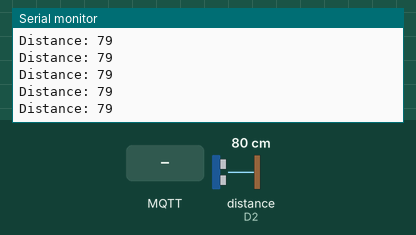
Bench run of a sketch on a simulated ESP8266 (NodeMCU). Parts: the last lines printed to the serial monitor. Wiring (inferred from the names in the program): ultrasonic range finder: trigger D5; echo D2. The test bench sets the inputs (shaded band); at power-on: distance to the obstacle (sensor on D2) 80 cm. The echo pulse lasts 58.3 µs per cm; WiFi joins after 1.5 s; servers stay silent unless stated; no MQTT or app messages arrive unless stated.

Above: at 2.7 s.
2.8 s: MQTT message "1" arrives on the first subscribed topic
At 2.83 s:
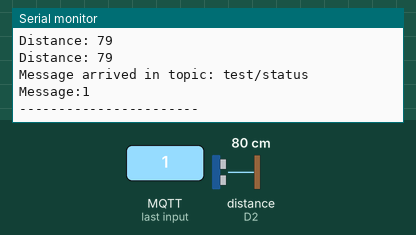
4.3 s: MQTT message "on" arrives on the first subscribed topic
5.8 s: MQTT message "off" arrives on the first subscribed topic
At 5.89 s:
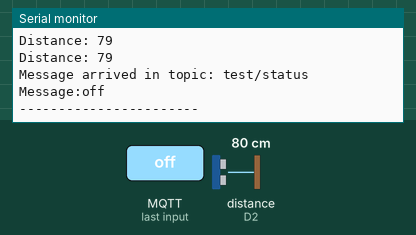
7.3 s: distance to the obstacle (sensor on D2) set to 2 cm
At 7.36 s:
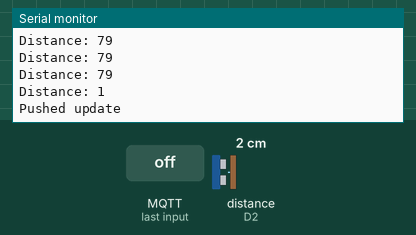
8.8 s: distance to the obstacle (sensor on D2) set to 4 cm
At 8.87 s:
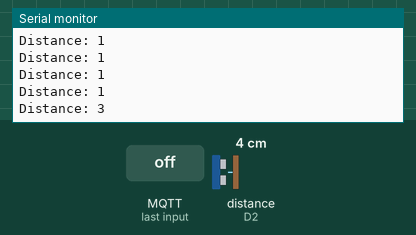
Timing chart, 0 to 11.3 s (numbered marks = the images above; inputs shaded):
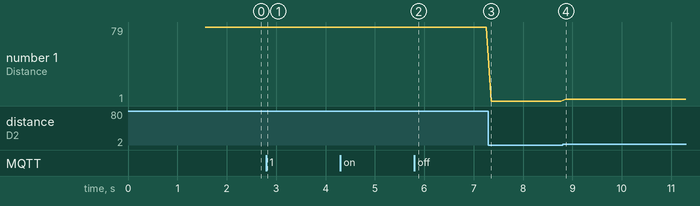

The sketch:

sonic.ino
```cpp
//Implementing the sonic with MQTT

/*References:
 * Sonic: https://howtomechatronics.com/tutorials/arduino/ultrasonic-sensor-hc-sr04/

*/

#include <ESP8266WiFi.h>
#include <WiFiClient.h>
#include <PubSubClient.h> //allows connection to MQTT broker

//WiFi
const char* ssid = "IOTCC"; //WiFi Name
const char* password = "IOTCC515"; //WiFi Password

//MQTT
const char* mqtt_server = "192.168.3.1"; //Raspberry Pi's (MQTT Broker) IP
const int mqttPort = 1883; //default port

//Not sure if useful or not
const char* Status = "0"; // This is the state we are going to set for the client to read via HTML

WiFiClient espClient;
PubSubClient client(espClient);

//variables for Sonic

  // defines pins numbers
  const int trigPin = D5;
  const int echoPin = D2;
  // defines variables
  long duration;
  int distance;

//int Status = 0; // This is the LED status we are going to send to the "distance" channel

void callback(char* topic, byte* payload, unsigned int length) { //Watch MQTT messages

  Serial.print("Message arrived in topic: "); //Which channel
  Serial.println(topic);

  Serial.print("Message:"); //prints the message from the channel
  for (int i = 0; i < length; i++) {
    Serial.print((char)payload[i]);
  }

  Serial.println();
  Serial.println("-----------------------"); //Seperates the messages

}


void setup()
{
  //Sonic
  pinMode(trigPin, OUTPUT); // Sets the trigPin as an Output
  pinMode(echoPin, INPUT); // Sets the echoPin as an Input

  //Make a connection to WiFi
  Serial.begin(115200);    // to use tools->serial monitor
  WiFi.begin(ssid, password); //connect to WiFi

  // Wait for connection
  while (WiFi.status() != WL_CONNECTED)
  {
    delay(500); //0.5 second wait
    Serial.print(".");
  }

  //Show connection details
  Serial.println("");
  Serial.print("Connected to ");
  Serial.println(ssid);
  Serial.print("IP address: ");
  Serial.println(WiFi.localIP());

  //MQTT Connection/Action
  client.setServer(mqtt_server, mqttPort);
  client.setCallback(callback);

  //MQTT Connection or Fail to Connect
  while (!client.connected()) {
   Serial.print("Attempting MQTT connection...");
   // Attempt to connect
   if (client.connect("ESPSonic")){ //If connected to MQTT Server
    client.subscribe("test/status");
    Serial.println("connected");
   }
   else { //if not connected to MQTT Server
    Serial.print("failed, rc=");
    Serial.print(client.state());
    Serial.println(" try again in 5 seconds");
    // Wait 5 seconds before retrying
    delay(5000);
    }
  }
}
void reconnect() {
 // Loop until we're reconnected
 while (!client.connected()) {
 Serial.print("Attempting MQTT connection...");
 // Attempt to connect
 if (client.connect("ESPSonic")) {
  Serial.println("connected");
  client.subscribe("test/status");
 } else {
 Serial.print("failed, rc=");
 Serial.print(client.state());
 Serial.println(" try again in 2 seconds");
 // Wait 5 seconds before retrying
 delay(2000);
  }
 }
}
void loop()
{
  // Check if dropped and reconnect
  if (!client.connected()) {
    reconnect();
  }

  // Send sonic pulse and read result.
  digitalWrite(trigPin, LOW);
  delayMicroseconds(2);
  // Sets the trigPin on HIGH state for 10 micro seconds
  digitalWrite(trigPin, HIGH);
  delayMicroseconds(10);
  digitalWrite(trigPin, LOW);
  // Reads the echoPin, returns the sound wave travel time in microseconds
  duration = pulseIn(echoPin, HIGH);
  // Calculating the distance
  distance= duration*0.034/2;

  //Debug: Prints the distance on the Serial Monitor
  Serial.print("Distance: ");
  Serial.println(distance);

  //converting int (the distance) to char -- Ref: https://www.instructables.com/id/Converting-integer-to-character/
  //char b[5];
  //String str=String(distance);
  //str.toCharArray(b,5);
  char *CurrentStatus = "0";
  if (distance >= 100)// && distance <= 150)
  {
    CurrentStatus = "3";

    //client.publish("test/distance", b);
  }
  if (distance >=50 && distance < 100)
  {
    CurrentStatus = "2";

    //client.publish("test/distance", b);
  }
  if (distance >= 30 && distance < 50)
  {
    CurrentStatus = "1";

    //client.publish("test/distance", b);
  }
  if (distance < 30)
  {
    CurrentStatus = "5";

    //client.publish("test/distance", b);
  }
  // If Status has changed, publish it.
  if (CurrentStatus != Status){
    client.publish("test/status", CurrentStatus);
    Status = CurrentStatus;
    Serial.println("Pushed update");
  }
  //code for MQTT

  client.loop();
  delay(100);

}
```

Measured:
- after the input at 2.8 s, the serial monitor: prints a new line at once (image 1)
- after the input at 5.8 s, the serial monitor: prints a new line after 0.08 s (image 2)
- after the input at 7.3 s, the serial monitor: prints a new line after 0.06 s (image 3)
- after the input at 8.8 s, the serial monitor: prints a new line after 0.07 s (image 4)
- plotted number 1: 79 → 1 after the input at 7.3 s, 1 → 3 after the input at 8.8 s
